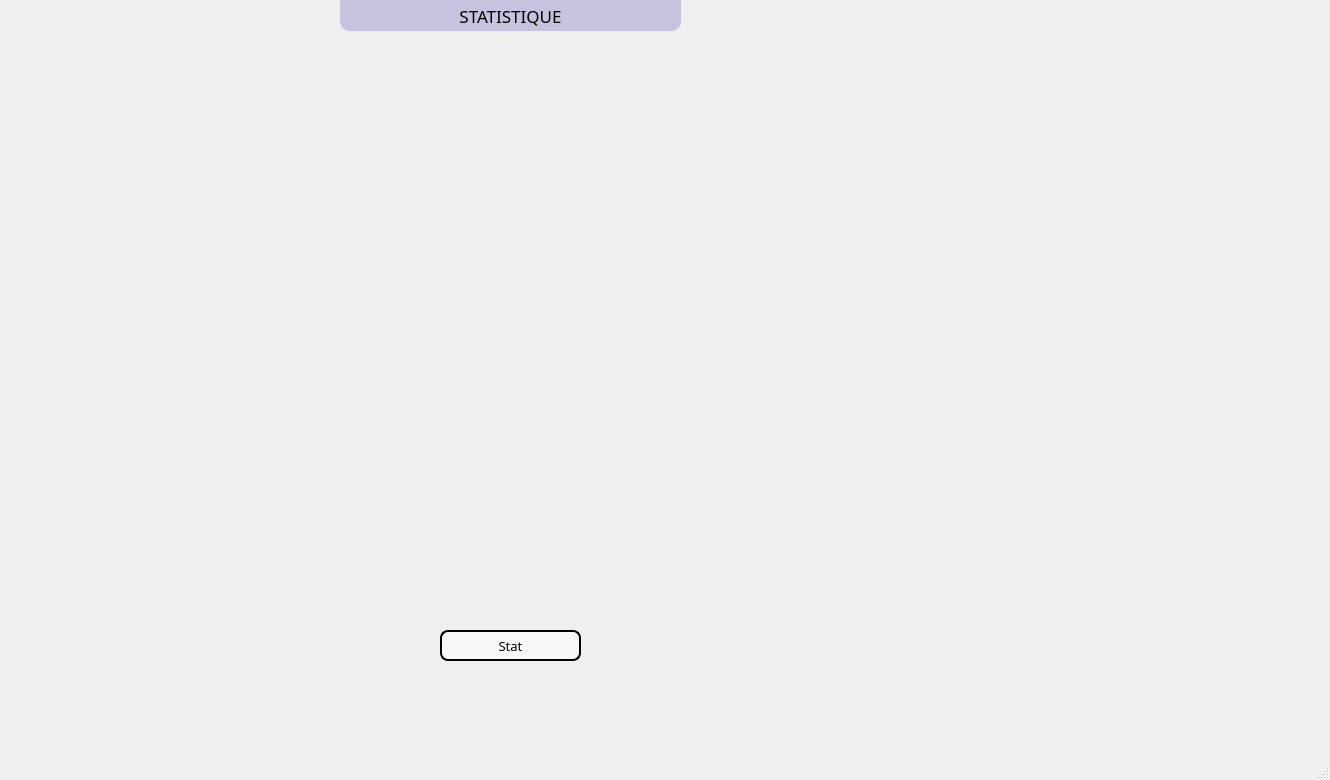
<?xml version="1.0" encoding="UTF-8"?>
<ui version="4.0">
 <class>stati</class>
 <widget class="QMainWindow" name="stati">
  <property name="geometry">
   <rect>
    <x>0</x>
    <y>0</y>
    <width>1330</width>
    <height>780</height>
   </rect>
  </property>
  <property name="windowTitle">
   <string>MainWindow</string>
  </property>
  <widget class="QWidget" name="centralwidget">
   <widget class="QLabel" name="label">
    <property name="geometry">
     <rect>
      <x>0</x>
      <y>-10</y>
      <width>1321</width>
      <height>751</height>
     </rect>
    </property>
    <property name="styleSheet">
     <string notr="true">background-image: url(:/back55.jpg);
background-size: contain;
background-repeat: no-repeat;
background-position: center;</string>
    </property>
    <property name="text">
     <string/>
    </property>
   </widget>
   <widget class="QLabel" name="Res_Label_Stats">
    <property name="geometry">
     <rect>
      <x>224</x>
      <y>71</y>
      <width>571</width>
      <height>521</height>
     </rect>
    </property>
    <property name="layoutDirection">
     <enum>Qt::LayoutDirection::LeftToRight</enum>
    </property>
    <property name="text">
     <string/>
    </property>
   </widget>
   <widget class="QLabel" name="Res_Label_Titre">
    <property name="geometry">
     <rect>
      <x>340</x>
      <y>0</y>
      <width>341</width>
      <height>31</height>
     </rect>
    </property>
    <property name="font">
     <font>
      <family>LEMON MILK</family>
      <pointsize>13</pointsize>
     </font>
    </property>
    <property name="styleSheet">
     <string notr="true">background-color: rgba(35,10,152,50);
border-bottom-left-radius: 10px;
border-bottom-right-radius: 10px;</string>
    </property>
    <property name="text">
     <string>STATISTIQUE</string>
    </property>
    <property name="alignment">
     <set>Qt::AlignmentFlag::AlignCenter</set>
    </property>
   </widget>
   <widget class="QPushButton" name="Rc_push_Stat">
    <property name="geometry">
     <rect>
      <x>440</x>
      <y>630</y>
      <width>141</width>
      <height>31</height>
     </rect>
    </property>
    <property name="font">
     <font>
      <family>Montserrat Medium</family>
      <pointsize>10</pointsize>
     </font>
    </property>
    <property name="styleSheet">
     <string notr="true">QPushButton {
    background-color: rgba(255, 255, 255, 150); /* Semi-transparent white */
    border: 2px solid black; /* Black border */
    border-radius: 8px;
    color: black; /* Default text color */
}

QPushButton:hover {
    background-color: rgba(255, 255, 255, 180); /* Slightly less transparent on hover */
    border: 2px solid black; /* Keep border black */
}
</string>
    </property>
    <property name="text">
     <string>Stat</string>
    </property>
   </widget>
  </widget>
  <widget class="QMenuBar" name="menubar">
   <property name="geometry">
    <rect>
     <x>0</x>
     <y>0</y>
     <width>1330</width>
     <height>26</height>
    </rect>
   </property>
  </widget>
  <widget class="QStatusBar" name="statusbar"/>
 </widget>
 <resources/>
 <connections/>
</ui>
